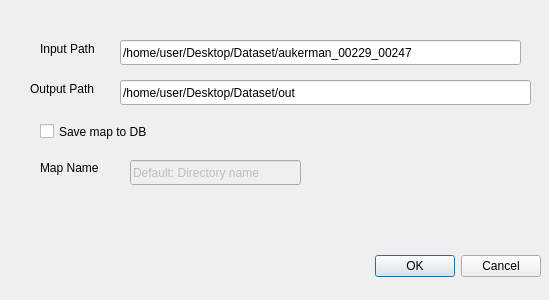
<?xml version="1.0" encoding="UTF-8"?>
<ui version="4.0">
 <class>photopreprocessingDialogBase</class>
 <widget class="QDialog" name="photopreprocessingDialogBase">
  <property name="enabled">
   <bool>true</bool>
  </property>
  <property name="geometry">
   <rect>
    <x>0</x>
    <y>0</y>
    <width>549</width>
    <height>300</height>
   </rect>
  </property>
  <property name="windowTitle">
   <string>Photo Preprocessing</string>
  </property>
  <widget class="QDialogButtonBox" name="button_box">
   <property name="geometry">
    <rect>
     <x>10</x>
     <y>250</y>
     <width>531</width>
     <height>32</height>
    </rect>
   </property>
   <property name="orientation">
    <enum>Qt::Horizontal</enum>
   </property>
   <property name="standardButtons">
    <set>QDialogButtonBox::Cancel|QDialogButtonBox::Ok</set>
   </property>
  </widget>
  <widget class="QLineEdit" name="path_to_image_dir">
   <property name="geometry">
    <rect>
     <x>120</x>
     <y>40</y>
     <width>401</width>
     <height>25</height>
    </rect>
   </property>
   <property name="text">
    <string>/home/user/Desktop/Dataset/aukerman_00229_00247</string>
   </property>
  </widget>
  <widget class="QLabel" name="label_2">
   <property name="geometry">
    <rect>
     <x>40</x>
     <y>40</y>
     <width>81</width>
     <height>17</height>
    </rect>
   </property>
   <property name="text">
    <string>Input Path</string>
   </property>
  </widget>
  <widget class="QCheckBox" name="save_map_to_db">
   <property name="geometry">
    <rect>
     <x>40</x>
     <y>120</y>
     <width>141</width>
     <height>23</height>
    </rect>
   </property>
   <property name="text">
    <string>Save map to DB</string>
   </property>
  </widget>
  <widget class="QLineEdit" name="name_of_map">
   <property name="enabled">
    <bool>false</bool>
   </property>
   <property name="geometry">
    <rect>
     <x>130</x>
     <y>160</y>
     <width>171</width>
     <height>25</height>
    </rect>
   </property>
   <property name="text">
    <string>Default: Directory name</string>
   </property>
   <property name="readOnly">
    <bool>false</bool>
   </property>
  </widget>
  <widget class="QLabel" name="label_3">
   <property name="geometry">
    <rect>
     <x>40</x>
     <y>160</y>
     <width>81</width>
     <height>16</height>
    </rect>
   </property>
   <property name="text">
    <string>Map Name</string>
   </property>
  </widget>
  <widget class="QLineEdit" name="path_to_save_map">
   <property name="geometry">
    <rect>
     <x>120</x>
     <y>80</y>
     <width>411</width>
     <height>25</height>
    </rect>
   </property>
   <property name="text">
    <string>/home/user/Desktop/Dataset/out</string>
   </property>
  </widget>
  <widget class="QLabel" name="label_4">
   <property name="geometry">
    <rect>
     <x>30</x>
     <y>80</y>
     <width>91</width>
     <height>17</height>
    </rect>
   </property>
   <property name="text">
    <string>Output Path</string>
   </property>
  </widget>
 </widget>
 <resources/>
 <connections>
  <connection>
   <sender>button_box</sender>
   <signal>accepted()</signal>
   <receiver>photopreprocessingDialogBase</receiver>
   <slot>accept()</slot>
   <hints>
    <hint type="sourcelabel">
     <x>20</x>
     <y>20</y>
    </hint>
    <hint type="destinationlabel">
     <x>20</x>
     <y>20</y>
    </hint>
   </hints>
  </connection>
  <connection>
   <sender>button_box</sender>
   <signal>rejected()</signal>
   <receiver>photopreprocessingDialogBase</receiver>
   <slot>reject()</slot>
   <hints>
    <hint type="sourcelabel">
     <x>20</x>
     <y>20</y>
    </hint>
    <hint type="destinationlabel">
     <x>20</x>
     <y>20</y>
    </hint>
   </hints>
  </connection>
 </connections>
</ui>
